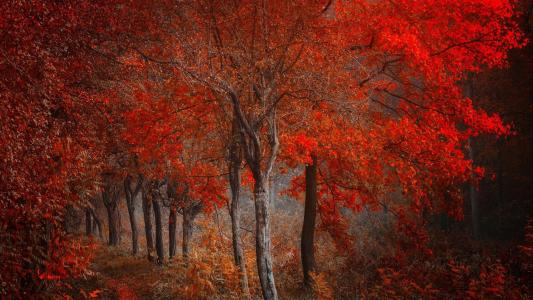
#> input picture OpenCV-Notes/图像美化处理/img1.jpg, 533 x 300 px
$ python Inpainting.py
#> lines starting #> are read from the running program, lines starting #| are printed output that depends on the picture; after the words box and inside, x2 and y2 are one past the last pixel; in counts of white or black regions, pixels touching at a corner belong together
import cv2
import numpy as np
img = cv2.imread('img1.jpg',1)
#> img is the input picture: shape (300, 533, 3); mean B, G, R 24, 36.9, 99.9
cv2.imshow('src',img)
#破坏图像
for i in range(100,200):
    img[i, 100] = (255,255,255)
    img[i, 100+1] = (255,255,255)
    img[i, 100+1] = (255,255,255)
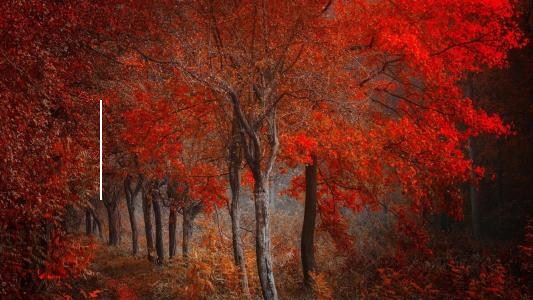
#> img: shape (300, 533, 3); 0.13% of pixels changed, all inside (x1, y1, x2, y2) = (100, 100, 102, 200)
for i in range(50,150):
    img[150, i] = (255,255,255)
    img[150+1, i] = (255,255,255)
    img[150-1, i] = (255,255,255)
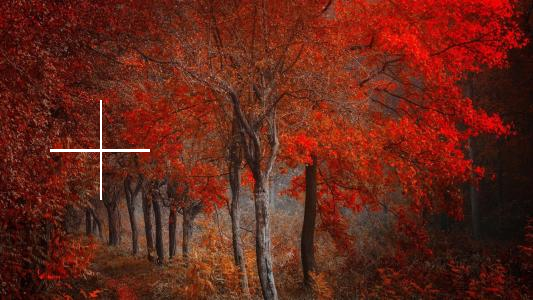
#> img: shape (300, 533, 3); 0.18% of pixels changed, all inside (x1, y1, x2, y2) = (50, 149, 150, 152)
cv2.imwrite('damaged.jpg',img)
#修复图像
cv2.imshow('damage', img)
imgInfo = img.shape
#> imgInfo = (300, 533, 3)
height = imgInfo[0]
#> height = 300
width = imgInfo[1]
#> width = 533
paint = np.zeros((height,width,1),np.uint8)
for i in range(100,200):
    paint[i, 100] = 255
    paint[i, 100+1] = 255
    paint[i, 100+1] = 255
for i in range(50,150):
    paint[150, i] = 255
    paint[150+1, i] = 255
    paint[150-1, i] = 255

cv2.imshow('paint',img)
imgdst = cv2.inpaint(img,paint,3,cv2.INPAINT_TELEA)
cv2.imshow('dst',imgdst)
cv2.waitKey(0)

$ run again, with OpenCV-Notes/图像美化处理/img2.jpg copied over OpenCV-Notes/图像美化处理/img1.jpg
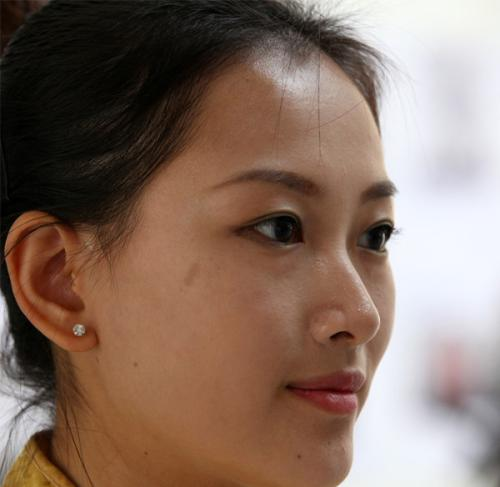
#> input picture OpenCV-Notes/图像美化处理/img2.jpg, 500 x 487 px
#> img is the input picture: shape (487, 500, 3); mean B, G, R 99.1, 111.7, 134.8
#> after the loop `for i in range(100,200):`:
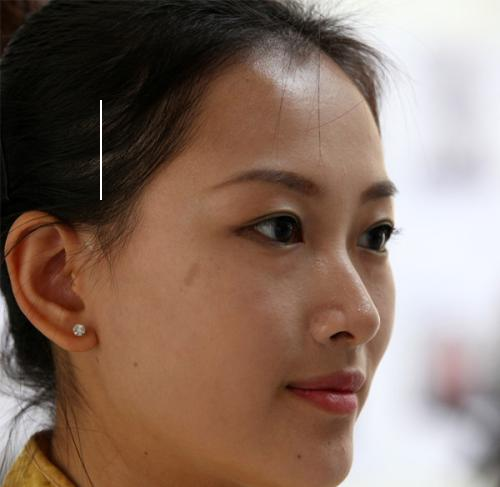
#> img: shape (487, 500, 3); 0.08% of pixels changed, all inside (x1, y1, x2, y2) = (100, 100, 102, 200)
#> after the loop `for i in range(50,150):`:
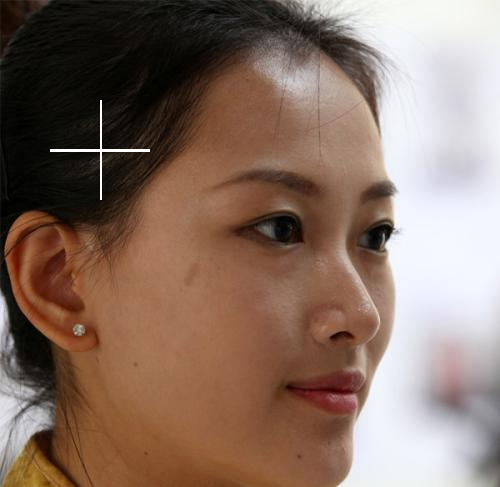
#> img: shape (487, 500, 3); 0.12% of pixels changed, all inside (x1, y1, x2, y2) = (50, 149, 150, 152)
